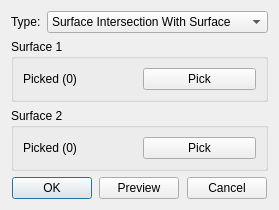
<?xml version="1.0" encoding="UTF-8"?>
<ui version="4.0">
 <class>CurveSurfaceInterSurfaceInfoDialog</class>
 <widget class="QDialog" name="CurveSurfaceInterSurfaceInfoDialog">
  <property name="geometry">
   <rect>
    <x>0</x>
    <y>0</y>
    <width>279</width>
    <height>195</height>
   </rect>
  </property>
  <property name="windowTitle">
   <string>Surface Intersection With Surface</string>
  </property>
  <layout class="QGridLayout" name="gridLayout_4">
   <item row="2" column="0">
    <widget class="QWidget" name="widget" native="true">
     <property name="sizePolicy">
      <sizepolicy hsizetype="Preferred" vsizetype="Fixed">
       <horstretch>0</horstretch>
       <verstretch>0</verstretch>
      </sizepolicy>
     </property>
     <layout class="QGridLayout" name="gridLayout_3">
      <property name="leftMargin">
       <number>0</number>
      </property>
      <property name="topMargin">
       <number>0</number>
      </property>
      <property name="rightMargin">
       <number>0</number>
      </property>
      <property name="bottomMargin">
       <number>0</number>
      </property>
      <item row="0" column="4">
       <spacer name="horizontalSpacer_3">
        <property name="orientation">
         <enum>Qt::Horizontal</enum>
        </property>
        <property name="sizeHint" stdset="0">
         <size>
          <width>40</width>
          <height>20</height>
         </size>
        </property>
       </spacer>
      </item>
      <item row="0" column="1">
       <widget class="QPushButton" name="pb_ok">
        <property name="text">
         <string>OK</string>
        </property>
       </widget>
      </item>
      <item row="0" column="3">
       <widget class="QPushButton" name="pb_preview">
        <property name="text">
         <string>Preview</string>
        </property>
       </widget>
      </item>
      <item row="0" column="5">
       <widget class="QPushButton" name="pb_cancel">
        <property name="text">
         <string>Cancel</string>
        </property>
       </widget>
      </item>
      <item row="0" column="2">
       <spacer name="horizontalSpacer_2">
        <property name="orientation">
         <enum>Qt::Horizontal</enum>
        </property>
        <property name="sizeHint" stdset="0">
         <size>
          <width>40</width>
          <height>20</height>
         </size>
        </property>
       </spacer>
      </item>
      <item row="0" column="0">
       <spacer name="horizontalSpacer">
        <property name="orientation">
         <enum>Qt::Horizontal</enum>
        </property>
        <property name="sizeHint" stdset="0">
         <size>
          <width>40</width>
          <height>20</height>
         </size>
        </property>
       </spacer>
      </item>
      <item row="0" column="6">
       <spacer name="horizontalSpacer_4">
        <property name="orientation">
         <enum>Qt::Horizontal</enum>
        </property>
        <property name="sizeHint" stdset="0">
         <size>
          <width>40</width>
          <height>20</height>
         </size>
        </property>
       </spacer>
      </item>
     </layout>
    </widget>
   </item>
   <item row="1" column="0">
    <widget class="QStackedWidget" name="stackedWidget">
     <property name="currentIndex">
      <number>0</number>
     </property>
     <widget class="QWidget" name="page_surfaceintersurface">
      <layout class="QGridLayout" name="gridLayout_31">
       <property name="leftMargin">
        <number>0</number>
       </property>
       <property name="topMargin">
        <number>0</number>
       </property>
       <property name="rightMargin">
        <number>0</number>
       </property>
       <property name="bottomMargin">
        <number>0</number>
       </property>
       <item row="0" column="0">
        <widget class="QGroupBox" name="groupBox_21">
         <property name="title">
          <string>Surface 1</string>
         </property>
         <layout class="QGridLayout" name="gridLayout_30">
          <item row="0" column="0">
           <widget class="QLabel" name="lb_surfaceintersurface_surface2picked">
            <property name="text">
             <string>Picked (0)</string>
            </property>
           </widget>
          </item>
          <item row="0" column="1">
           <widget class="QPushButton" name="pb_surfaceintersurface_surfacepick2">
            <property name="text">
             <string>Pick</string>
            </property>
           </widget>
          </item>
         </layout>
        </widget>
       </item>
       <item row="1" column="0">
        <widget class="QGroupBox" name="groupBox_20">
         <property name="title">
          <string>Surface 2</string>
         </property>
         <layout class="QGridLayout" name="gridLayout_29">
          <item row="0" column="0">
           <widget class="QLabel" name="lb_surfaceintersurface_surface1picked">
            <property name="text">
             <string>Picked (0)</string>
            </property>
           </widget>
          </item>
          <item row="0" column="1">
           <widget class="QPushButton" name="pb_surfaceintersurface_surfacepick1">
            <property name="text">
             <string>Pick</string>
            </property>
           </widget>
          </item>
         </layout>
        </widget>
       </item>
       <item row="2" column="0">
        <spacer name="verticalSpacer_7">
         <property name="orientation">
          <enum>Qt::Vertical</enum>
         </property>
         <property name="sizeHint" stdset="0">
          <size>
           <width>20</width>
           <height>40</height>
          </size>
         </property>
        </spacer>
       </item>
      </layout>
     </widget>
    </widget>
   </item>
   <item row="0" column="0">
    <widget class="QWidget" name="widget_2" native="true">
     <property name="sizePolicy">
      <sizepolicy hsizetype="Preferred" vsizetype="Fixed">
       <horstretch>0</horstretch>
       <verstretch>0</verstretch>
      </sizepolicy>
     </property>
     <layout class="QGridLayout" name="gridLayout_2">
      <property name="leftMargin">
       <number>0</number>
      </property>
      <property name="topMargin">
       <number>0</number>
      </property>
      <property name="rightMargin">
       <number>0</number>
      </property>
      <property name="bottomMargin">
       <number>0</number>
      </property>
      <item row="0" column="0">
       <widget class="QLabel" name="label">
        <property name="sizePolicy">
         <sizepolicy hsizetype="Fixed" vsizetype="Preferred">
          <horstretch>0</horstretch>
          <verstretch>0</verstretch>
         </sizepolicy>
        </property>
        <property name="text">
         <string>Type:</string>
        </property>
       </widget>
      </item>
      <item row="0" column="1">
       <widget class="QComboBox" name="comb_type">
        <item>
         <property name="text">
          <string>Surface Intersection With Surface</string>
         </property>
        </item>
       </widget>
      </item>
     </layout>
    </widget>
   </item>
  </layout>
  <zorder>stackedWidget</zorder>
  <zorder>widget</zorder>
  <zorder>widget_2</zorder>
 </widget>
 <resources/>
 <connections/>
</ui>
